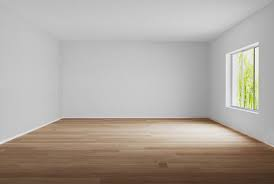
#> input picture room1.jpg, 274 x 184 px
$ python Image_translation.py
#> lines starting #> are read from the running program, lines starting #| are printed output that depends on the picture
'''Image translation ka matlab hai image ko left, right, up, ya down shift karna
Image rotate ya scale nahi hoti, sirf position change hoti hai.
Right move → tx
Down move → ty
Agar original pixel:  (x, y)

To new position hogi: x' = x + tx   ,  y' = y + ty

OpenCV mein translation ke liye matrix yeh hoti hai: | 1   0   tx |
                                                     | 0   1   ty |  Matrix float32 honi chahiye
'''
import numpy as np
import cv2
image = cv2.imread('room1.jpg')
#> image is the input picture: shape (184, 274, 3); mean B, G, R 158.8, 166.7, 174.4

row , col = image.shape[:2]
#> row = 184; col = 274
tx = 10 # right shift
ty = 20  # down shift

M = np.float32([
    [1 , 0 , tx],
    [0 , 1 , ty]
])

translated = cv2.warpAffine(image , M , ( col + tx , row + ty))
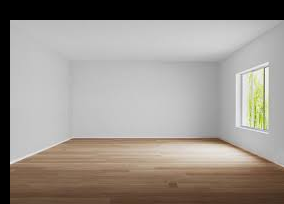
#> translated: shape (204, 284, 3); mean B, G, R 138.2, 145, 151.8

cv2.imshow("Original", image)
cv2.imshow("Translated Image", translated)
cv2.waitKey(0)
cv2.destroyAllWindows()

'''
 Direction Control
Movement	tx	ty
Right	+	0
Left	−	0
Down	0	+
Up	0	−

 '''

$ run again, with room2.jpg copied over room1.jpg
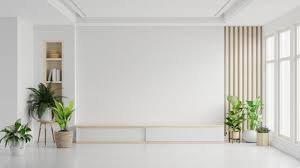
#> input picture room2.jpg, 300 x 168 px
#> image is the input picture: shape (168, 300, 3); mean B, G, R 192.6, 198.5, 199.4
#> `translated = cv2.warpAffine(image , M , ( col + tx , row + ty))`:
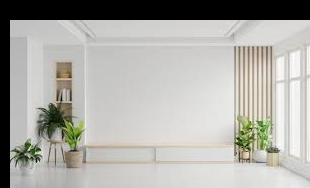
#> translated: shape (188, 310, 3); mean B, G, R 166.5, 171.7, 172.5

$ run again, with 01.jpg copied over room1.jpg
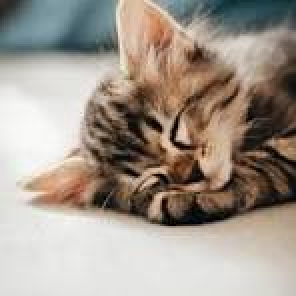
#> input picture 01.jpg, 148 x 148 px (shown 2 times larger)
#> image is the input picture: shape (148, 148, 3); mean B, G, R 141.2, 151.9, 162.6
#> `translated = cv2.warpAffine(image , M , ( col + tx , row + ty))`:
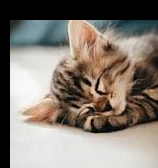
#> translated: shape (168, 158, 3); mean B, G, R 116.5, 125.3, 134.2

$ run again, with 1.jpg copied over room1.jpg
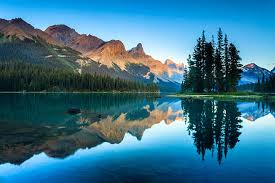
#> input picture 1.jpg, 275 x 183 px
#> image is the input picture: shape (183, 275, 3); mean B, G, R 137.3, 112.9, 55.9
#> `translated = cv2.warpAffine(image , M , ( col + tx , row + ty))`:
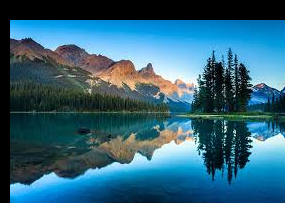
#> translated: shape (203, 285, 3); mean B, G, R 119.4, 98.2, 48.6
